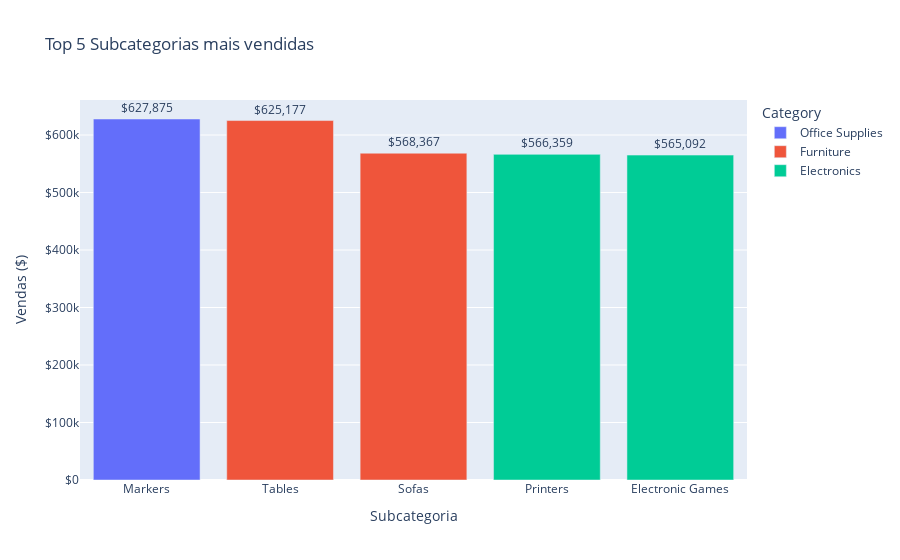

Write notebook code for a chart like this one.
### Markdown cell above
##### Questão de negócio 1 - Quais são as 5 categorias e subcategorias com maior volume de vendas?

### Code cell
# Somando as vendas agrupadas por Categoria e Subcategoria
vendas = df.groupby(['Category', 'Sub-Category'])['Amount'].sum().reset_index()

# Selecionando as 5 maiores em volume de vendas
top5 = vendas.sort_values(by='Amount', ascending=False).head(5)

# Criando o gráfico de barras
fig = px.bar(
    top5,
    x='Sub-Category',
    y='Amount',
    color='Category',  # Cor para diferenciar as categorias
    title='Top 5 Subcategorias mais vendidas',
    labels={'Amount': 'Vendas ($)', 'Sub-Category': 'Subcategoria'},
    text='Amount'  # Mostra os valores em cima das barras
)

# Formatando os valores no gráfico
fig.update_traces(texttemplate='$%{text:,.0f}', textposition='outside')
fig.update_layout(yaxis_tickprefix='$')

# Exibindo o gráfico
fig.show()

### Figure 1 — Plotly figure (JSON) as saved in the notebook; plotly's stock layout.template omitted (floating-point values rounded to 4 significant figures)
{"data": [{"hovertemplate": "Category=Office Supplies<br>Subcategoria=%{x}<br>Vendas ($)=%{text}<extra></extra>", "legendgroup": "Office Supplies", "marker": {"color": "#636efa", "pattern": {"shape": ""}}, "name": "Office Supplies", "orientation": "v", "showlegend": true, "text": [627900.0], "textposition": "outside", "texttemplate": "$%{text:,.0f}", "type": "bar", "x": ["Markers"], "xaxis": "x", "y": [627875], "yaxis": "y"}, {"hovertemplate": "Category=Furniture<br>Subcategoria=%{x}<br>Vendas ($)=%{text}<extra></extra>", "legendgroup": "Furniture", "marker": {"color": "#EF553B", "pattern": {"shape": ""}}, "name": "Furniture", "orientation": "v", "showlegend": true, "text": [625200.0, 568400.0], "textposition": "outside", "texttemplate": "$%{text:,.0f}", "type": "bar", "x": ["Tables", "Sofas"], "xaxis": "x", "y": [625177, 568367], "yaxis": "y"}, {"hovertemplate": "Category=Electronics<br>Subcategoria=%{x}<br>Vendas ($)=%{text}<extra></extra>", "legendgroup": "Electronics", "marker": {"color": "#00cc96", "pattern": {"shape": ""}}, "name": "Electronics", "orientation": "v", "showlegend": true, "text": [566400.0, 565100.0], "textposition": "outside", "texttemplate": "$%{text:,.0f}", "type": "bar", "x": ["Printers", "Electronic Games"], "xaxis": "x", "y": [566359, 565092], "yaxis": "y"}], "layout": {"barmode": "relative", "legend": {"title": {"text": "Category"}, "tracegroupgap": 0}, "title": {"text": "Top 5 Subcategorias mais vendidas"}, "xaxis": {"anchor": "y", "domain": [0, 1], "title": {"text": "Subcategoria"}}, "yaxis": {"anchor": "x", "domain": [0, 1], "tickprefix": "$", "title": {"text": "Vendas ($)"}}}}
